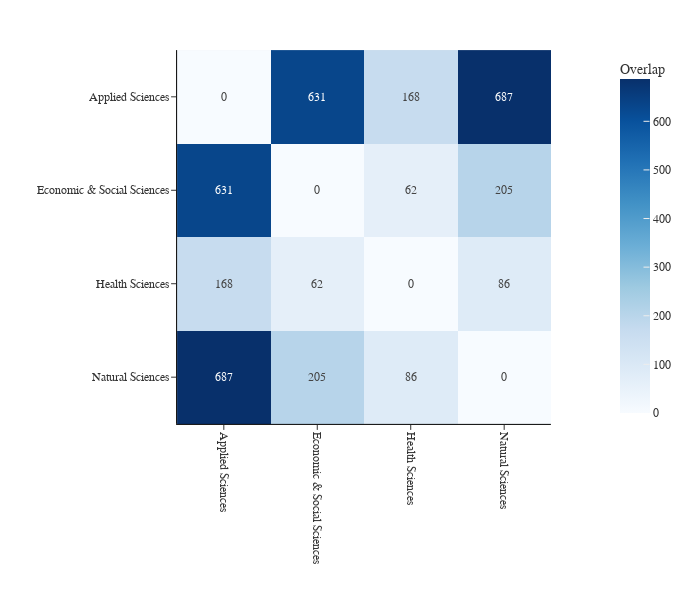

The code cell stored with this chart in its notebook:
### Code cell
#| echo: false
#| output: true
#| fig-cap: 'Overlap Between Domains'
#| label: fig-domain-overlap

domain_df = df[
    ['year', 'views', 'downloads', 'title_cn', 'author_cn',
    'domain_en', 'domain_cn', 'domain_ru']
]
domain_df = domain_df.drop_duplicates()

domain_title_sets = {domain: set(domain_df[domain_df['domain_en'] == domain]['title_cn']) for domain in domain_df['domain_en'].unique()}

domains = list(domain_title_sets.keys())
overlap_data = []

for domain1, domain2 in combinations(domains, 2):
    overlap = len(domain_title_sets[domain1].intersection(domain_title_sets[domain2]))
    overlap_data.append({'domain1': domain1, 'domain2': domain2, 'overlap': overlap})

overlap_domain_df = pd.DataFrame(overlap_data)

domains = sorted(overlap_domain_df['domain1'].unique())

heatmap_df = overlap_domain_df.pivot(index='domain1', columns='domain2', values='overlap')
heatmap_df = heatmap_df.reindex(index=domains, columns=domains)
heatmap_df = heatmap_df.fillna(0)
heatmap_df = heatmap_df + heatmap_df.T

np.fill_diagonal(heatmap_df.values, 0)

fig = px.imshow(heatmap_df,
                text_auto='.0f',
                labels=dict(x="domain", y="domain", color="Overlap"),
                color_continuous_scale="Blues")

fig.update_layout(
    layout,
    #title="Overlap Between domains",
    xaxis_tickangle=-270,
    width=700,
    height=600,
    xaxis_showgrid=False,
    yaxis_showgrid=False
)

fig.show()

### Figure 1 — Plotly figure (JSON) as saved in the notebook; plotly's stock layout.template omitted (floating-point values rounded to 4 significant figures)
{"data": [{"coloraxis": "coloraxis", "hovertemplate": "domain: %{x}<br>domain: %{y}<br>Overlap: %{z}<extra></extra>", "name": "0", "texttemplate": "%{z:.0f}", "type": "heatmap", "x": ["Applied Sciences", "Economic & Social Sciences", "Health Sciences", "Natural Sciences"], "xaxis": "x", "y": ["Applied Sciences", "Economic & Social Sciences", "Health Sciences", "Natural Sciences"], "yaxis": "y", "z": [[0, 631, 168, 687], [631, 0, 62, 205], [168, 62, 0, 86], [687, 205, 86, 0]]}], "layout": {"coloraxis": {"colorbar": {"title": {"text": "Overlap"}}, "colorscale": [[0, "rgb(247,251,255)"], [0.125, "rgb(222,235,247)"], [0.25, "rgb(198,219,239)"], [0.375, "rgb(158,202,225)"], [0.5, "rgb(107,174,214)"], [0.625, "rgb(66,146,198)"], [0.75, "rgb(33,113,181)"], [0.875, "rgb(8,81,156)"], [1, "rgb(8,48,107)"]]}, "font": {"family": "Verdana", "size": 12}, "height": 600, "margin": {"b": 50, "l": 20, "r": 20, "t": 50}, "width": 700, "xaxis": {"anchor": "y", "constrain": "domain", "domain": [0, 1], "linecolor": "black", "scaleanchor": "y", "showgrid": false, "showline": true, "tickangle": 90, "tickmode": "array", "title": {"font": {"family": "Verdana", "size": 14}, "text": ""}}, "yaxis": {"anchor": "x", "autorange": "reversed", "constrain": "domain", "domain": [0, 1], "linecolor": "black", "showgrid": false, "showline": true, "title": {"text": ""}}}}
